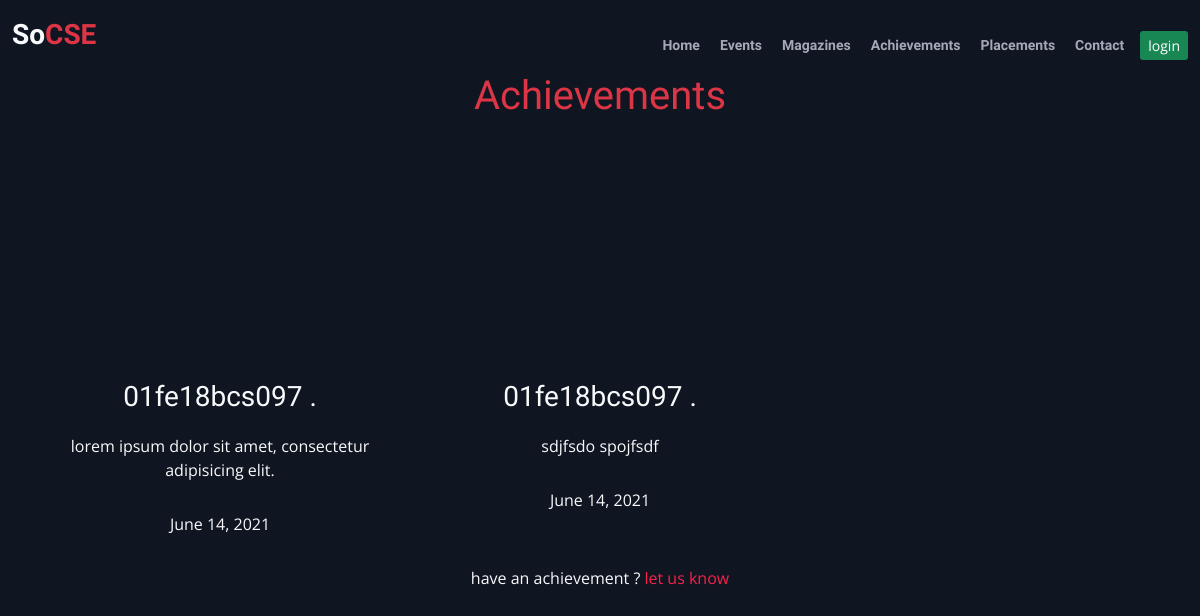
Page /achievements/ on the earlier database version.
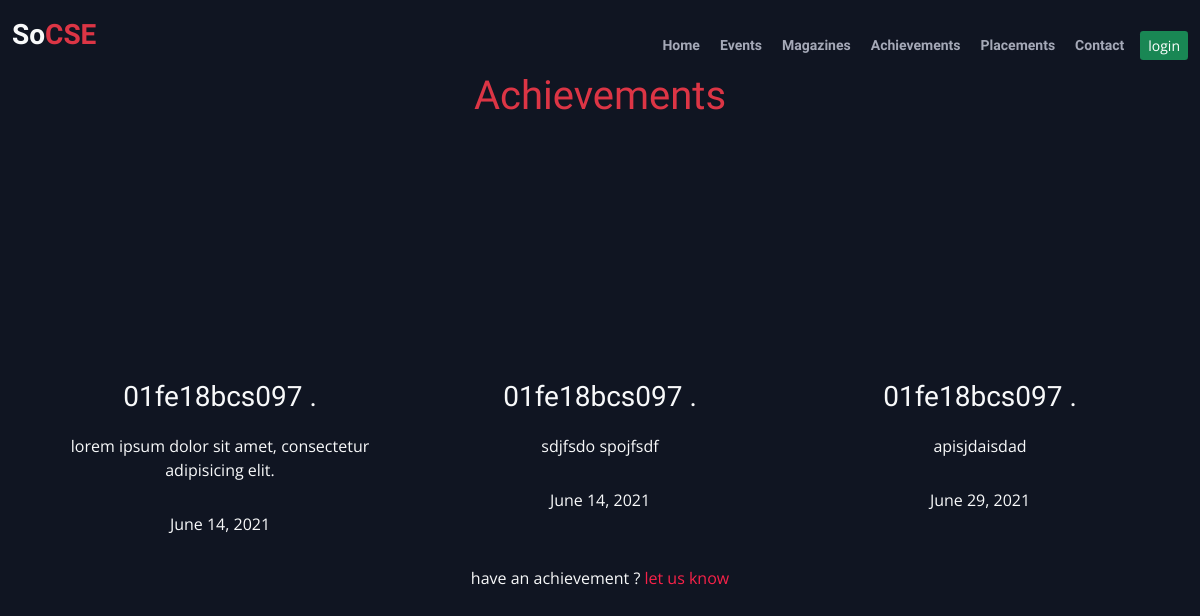
Same page on the later database version.
### achievementsapp/models.py (models this page shows)
class AchievementModel(models.Model):
    user = models.ForeignKey(User,on_delete=models.CASCADE)
    description = models.CharField(max_length=128)
    date = models.DateField()
    proof = models.FileField(upload_to='achievements/')
    approved = models.BooleanField(default=False)

### achievementsapp/views.py (the view)
# urls.py: path('',homepageview)
def homepageview(request):
    achievements = AchievementModel.objects.all()
    context = {
        'achievements' :achievements,
        'is_logged' : request.user.is_authenticated,
        'user' : request.user,
    }
    return render(request,"achievementsapp/index.html",context)

### socseapp/models.py (called while the page is built)
def get_name(self):
    if self.username=="admin":
        return "admin"
    return self.first_name + " "+self.last_name

### templates/achievementsapp/index.html (shortened to what this page needs)
{% extends 'base.html' %}
{% load static %}
{% block content %}
{% if not messages %}
  <br><br><br>
{% endif %}
<div class="container" id="achievements">
    <h1 class="text-center text-danger">Achievements</h1>
    <div class="row">
      {% for achievement in achievements %}
        {% if achievement.approved %}
        <div class="col-lg-4" data-aos="fade-up">
          <a href="{{achievement.proof.url}}">
            <div class="d-flex justify-content-center">
            </div>
            <h3 class="text-center text-light">{{achievement.user}}</h3>
            <p class="text-center text-light">{{achievement.description}}</p>
            <p class="text-center text-light">{{achievement.date}}</p>
          </a>
        </div>
        {% endif %}
      {% endfor %}
    </div>
    <p class="text-light text-center">have an achievement ? <span><a href="{% url 'addachievementpage' %}">let us know</a></span></p>
  </div>
{% endblock %}

Differences in the rows shown:
added AchievementModel: user "01fe18bcs097 .", description "apisjdaisdad", date "June 29, 2021"
